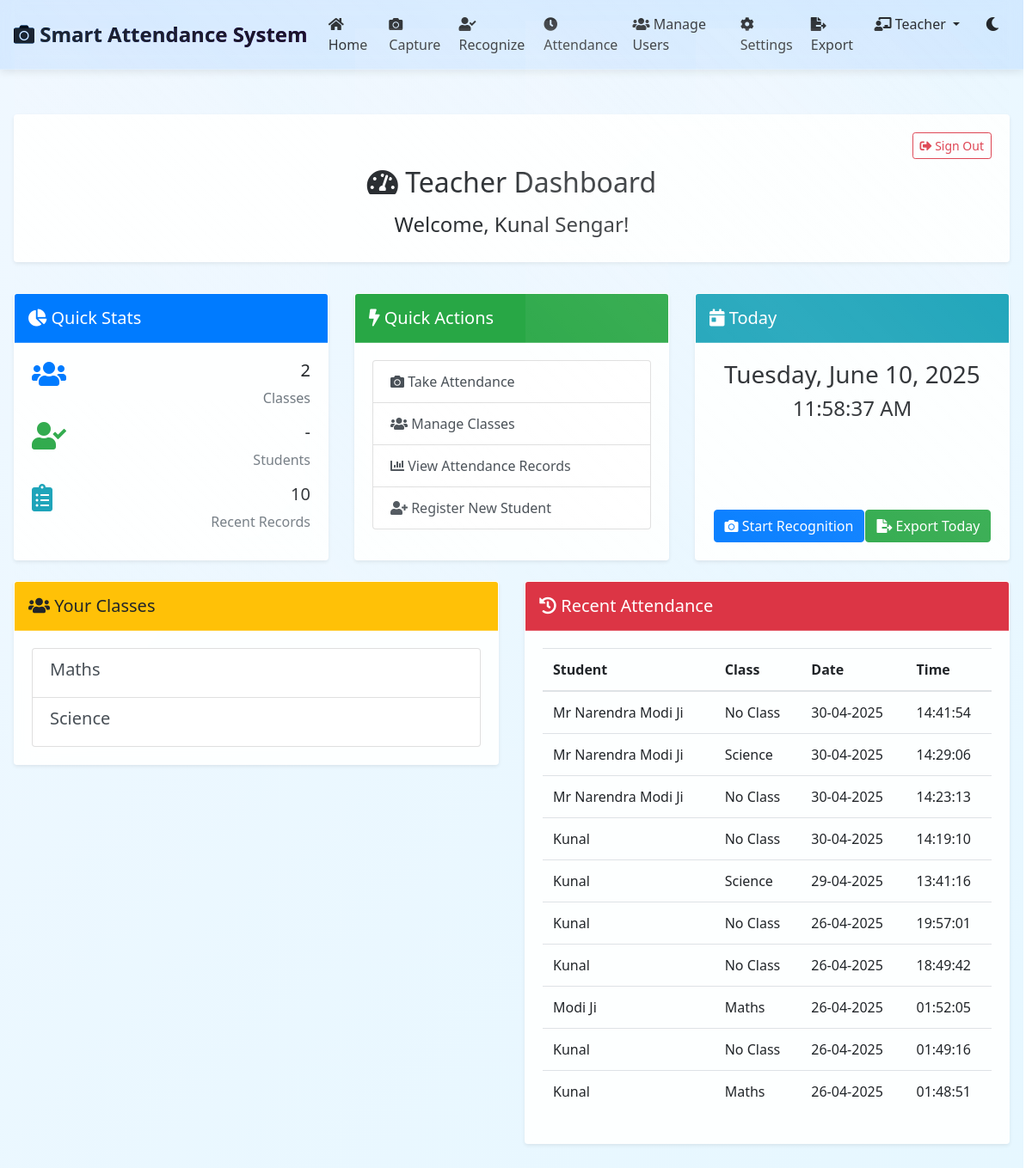
The page /teacher/dashboard (signed in) on the database its author committed.
### tables this page shows
CREATE TABLE classes (
    id INTEGER PRIMARY KEY AUTOINCREMENT,
    teacher_id INTEGER NOT NULL,
    name TEXT NOT NULL,
    description TEXT,
    created_at TIMESTAMP DEFAULT CURRENT_TIMESTAMP,
    FOREIGN KEY (teacher_id) REFERENCES teachers (id)
);

CREATE TABLE attendance_records (
    id INTEGER PRIMARY KEY AUTOINCREMENT,
    student_name TEXT NOT NULL,
    class_id INTEGER,
    teacher_id INTEGER NOT NULL,
    date TEXT NOT NULL,
    time TEXT NOT NULL,
    status TEXT NOT NULL,
    notes TEXT,
    FOREIGN KEY (class_id) REFERENCES classes (id),
    FOREIGN KEY (teacher_id) REFERENCES teachers (id)
);

### app.py (the view)
@app.route('/teacher/dashboard')
def teacher_dashboard():
    if 'teacher_id' not in session:
        flash('Please log in first.', 'warning')
        return redirect(url_for('teacher_login'))
    teacher_id = session['teacher_id']
    conn = get_db_connection()
    classes = conn.execute('SELECT * FROM classes WHERE teacher_id = ?',
                          (teacher_id,)).fetchall()
    recent_attendance = conn.execute(
        '''SELECT ar.*, c.name as class_name
           FROM attendance_records ar
           LEFT JOIN classes c ON ar.class_id = c.id
           WHERE ar.teacher_id = ?
           ORDER BY ar.date DESC, ar.time DESC LIMIT 10''',
        (teacher_id,)
    ).fetchall()
    conn.close()
    return render_template('teacher/dashboard.html',
                           classes=classes,
                           recent_attendance=recent_attendance)

### app.py (called while the page is built)
def get_db_connection():
    conn = sqlite3.connect('attendance.db')
    conn.row_factory = sqlite3.Row
    return conn

### templates/teacher/dashboard.html (shortened to what this page needs)
{% extends "base.html" %}
{% block content %}
<div class="row mb-4">
    <div class="col-md-12">
        <div class="card shadow-sm">
            <div class="card-body">
                <div class="d-flex justify-content-end mb-2">
                    <a href="{{ url_for('teacher_logout') }}" class="btn btn-outline-danger btn-sm">
                    </a>
                </div>
                <h2 class="text-center mb-3"> Teacher Dashboard</h2>
                <h4 class="text-center">Welcome, {{ session.teacher_name }}!</h4>
            </div>
        </div>
    </div>
</div>
<div class="row">
    <div class="col-md-4 mb-4">
        <div class="card shadow-sm h-100">
            <div class="card-header bg-primary text-white">
                <h5 class="mb-0"><i class="fas fa-chart-pie"></i> Quick Stats</h5>
            </div>
            <div class="card-body">
                <div class="d-flex justify-content-between mb-3">
                    <div>
                        <i class="fas fa-users fa-2x text-primary"></i>
                    </div>
                    <div class="text-right">
                        <h5>{{ classes|length }}</h5>
                        <p class="text-muted mb-0">Classes</p>
                    </div>
                </div>
                <div class="d-flex justify-content-between mb-3">
                    <div>
                    </div>
                    <div class="text-right">
                        <h5 id="students-count">-</h5>
                        <p class="text-muted mb-0">Students</p>
                    </div>
                </div>
                <div class="d-flex justify-content-between">
                    <div>
                    </div>
                    <div class="text-right">
                        <h5>{{ recent_attendance|length }}</h5>
                        <p class="text-muted mb-0">Recent Records</p>
                    </div>
                </div>
            </div>
        </div>
    </div>
    <div class="col-md-4 mb-4">
        <div class="card shadow-sm h-100">
            <div class="card-header bg-success text-white">
                <h5 class="mb-0"><i class="fas fa-bolt"></i> Quick Actions</h5>
            </div>
            <div class="card-body">
                <div class="list-group">
                    <a href="{{ url_for('recognize') }}" class="list-group-item list-group-item-action">
                        <i class="fas fa-camera"></i> Take Attendance
                    </a>
                    <a href="{{ url_for('manage_classes') }}" class="list-group-item list-group-item-action">
                    </a>
                    <a href="{{ url_for('teacher_attendance') }}" class="list-group-item list-group-item-action">
                    </a>
                    <a href="{{ url_for('capture') }}" class="list-group-item list-group-item-action">
                    </a>
                </div>
            </div>
        </div>
    </div>
    <div class="col-md-4 mb-4">
        <div class="card shadow-sm h-100">
            <div class="card-header bg-info text-white">
                <h5 class="mb-0"> Today</h5>
            </div>
            <div class="card-body d-flex flex-column justify-content-between">
                <div>
                    <h3 class="text-center" id="current-date"></h3>
                    <h4 class="text-center" id="current-time"></h4>
                </div>
                <div class="d-flex justify-content-around mt-4">
                    <a href="{{ url_for('recognize') }}" class="btn btn-primary">
                    </a>
                    <a href="{{ url_for('export_today_attendance') }}" class="btn btn-success">
                    </a>
                </div>
            </div>
        </div>
    </div>
</div>
<div class="row">
    <div class="col-md-6 mb-4">
        <div class="card shadow-sm">
            <div class="card-header bg-warning">
                <h5 class="mb-0"><i class="fas fa-users"></i> Your Classes</h5>
            </div>
            <div class="card-body">
                {% if classes %}
                <div class="list-group">
                    {% for class in classes %}
                    <a href="{{ url_for('view_class', class_id=class.id) }}" class="list-group-item list-group-item-action">
                        <div class="d-flex w-100 justify-content-between">
                            <h5 class="mb-1">{{ class.name }}</h5>
                        </div>
                    </a>
                    {% endfor %}
                </div>
                {% endif %}
            </div>
        </div>
    </div>
    <div class="col-md-6 mb-4">
        <div class="card shadow-sm">
            <div class="card-header bg-danger text-white">
                <h5 class="mb-0"><i class="fas fa-history"></i> Recent Attendance</h5>
            </div>
            <div class="card-body">
                {% if recent_attendance %}
                <div class="table-responsive">
                    <table class="table table-hover">
                        <thead>
                            <tr>
                                <th>Student</th>
                                <th>Class</th>
                                <th>Date</th>
                                <th>Time</th>
                            </tr>
                        </thead>
                        <tbody>
                            {% for record in recent_attendance %}
                            <tr>
                                <td>{{ record.student_name }}</td>
                                <td>{{ record.class_name or 'No Class' }}</td>
                                <td>{{ record.date }}</td>
                                <td>{{ record.time }}</td>
                            </tr>
                            {% endfor %}
                        </tbody>
                    </table>
                </div>
                {% endif %}
            </div>
        </div>
    </div>
</div>
{% endblock %}

### static/css/animations.css (style rules this page uses)
:root { --primary-color: #007bff; --secondary-color: #6610f2; --accent-color: #00ff88; }
.card { position: relative; transform-style: preserve-3d; transition: all 0.8s cubic-bezier(0.175, 0.885, 0.32, 1.275); margin: 0.25rem 0; }
.card::before { content: ''; position: absolute; top: 0; left: 0; width: 100%; height: 100%; background: linear-gradient(45deg, transparent, rgba(255,255,255,0.1), transparent); transform: translateY(-100%); animation: lightPass 3s infinite; }
.btn { position: relative; overflow: hidden; transition: all 0.3s ease; }
.btn::after { content: ''; position: absolute; top: -50%; left: -50%; width: 200%; height: 200%; background: radial-gradient(circle, rgba(255,255,255,0.2) 0%, transparent 50%); transform: scale(0); transition: transform 0.5s ease-out; }

### templates/base.html (style rules this page uses)
:root[data-theme="light"] { --bg-gradient: linear-gradient(135deg, #f0f8ff, #e6f7ff); --navbar-bg: rgba(0, 123, 255, 0.1); --text-color: #212529; --card-bg: rgba(255, 255, 255, 0.9); --border-color: rgba(255, 255, 255, 0.2); --scrollbar-thumb: rgba(128, 128, 128, 0.3); --scrollbar-track: transparent; }
html { margin: 0; padding: 0; height: 100%; overflow-y: scroll; overflow-x: hidden; position: relative; scrollbar-gutter: stable; }
body { font-family: 'Segoe UI', Tahoma, Geneva, Verdana, sans-serif; margin: 0; padding: 0; min-height: 100vh; background: var(--bg-gradient); color: var(--text-color); position: relative; overflow-x: hidden; transition: background 0.3s ease, color 0.3s ease; }
* { scrollbar-width: thin; scrollbar-color: #888 #f1f1f1; }
.card { background: var(--card-bg); backdrop-filter: blur(10px); border: 1px solid var(--border-color); margin-bottom: 0.5rem; color: var(--text-color); }
.card-header { padding: 1rem; border-bottom: 1px solid var(--border-color); }
.btn-primary { background-color: #007bff; border-color: #007bff; color: #ffffff; }
.table { color: #212529; }

### rows shown on the page
classes: name "Maths"
classes: name "Science"
attendance_records: student_name "Mr Narendra Modi Ji", class_name "No Class", date "30-04-2025", time "14:41:54"
attendance_records: student_name "Mr Narendra Modi Ji", name "Science", date "30-04-2025", time "14:29:06"
attendance_records: student_name "Mr Narendra Modi Ji", class_name "No Class", date "30-04-2025", time "14:23:13"
attendance_records: student_name "Kunal", class_name "No Class", date "30-04-2025", time "14:19:10"
attendance_records: student_name "Kunal", name "Science", date "29-04-2025", time "13:41:16"
attendance_records: student_name "Kunal", class_name "No Class", date "26-04-2025", time "19:57:01"
attendance_records: student_name "Kunal", class_name "No Class", date "26-04-2025", time "18:49:42"
attendance_records: student_name "Modi Ji", name "Maths", date "26-04-2025", time "01:52:05"
attendance_records: student_name "Kunal", class_name "No Class", date "26-04-2025", time "01:49:16"
attendance_records: student_name "Kunal", name "Maths", date "26-04-2025", time "01:48:51"

### other values the page prints
{{ classes|length }} "2"
